Frame 1 (no input): blank canvas, image omitted
Frame 60 (the mouse pressed at the canvas centre just before this capture): blank canvas, image omitted
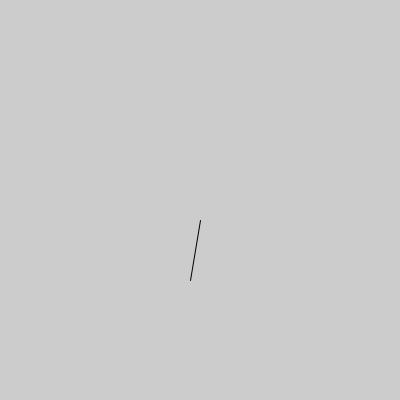
Frame 120 (the mouse held since frame 60 and released just before this capture)

The Processing sketch whose frames 1 and 60 were blank and that drew this single picture after the mouse press (run headless with seeded random() and noise(); from frame 60 on, the mouse is pressed at the canvas centre):

// Processing sketch: sketch_170918c
// ── sketch_170918c.pde
int pmouseNum;
// Move the mouse quickly to see the difference 
// between the current and previous position 

void setup(){
  size(400, 400);
  
}

void draw() { 
  background(204);
  ///*
  if (mouseX < width/2) { 
    pmouseX = pmouseX -10;
  } else if (mouseX > width/2) {
    pmouseX = pmouseX + 10;
  }
  //*/
  line(mouseX, 220, pmouseX - 10, 280); 
  println(mouseX + " : " + pmouseX);
} 
